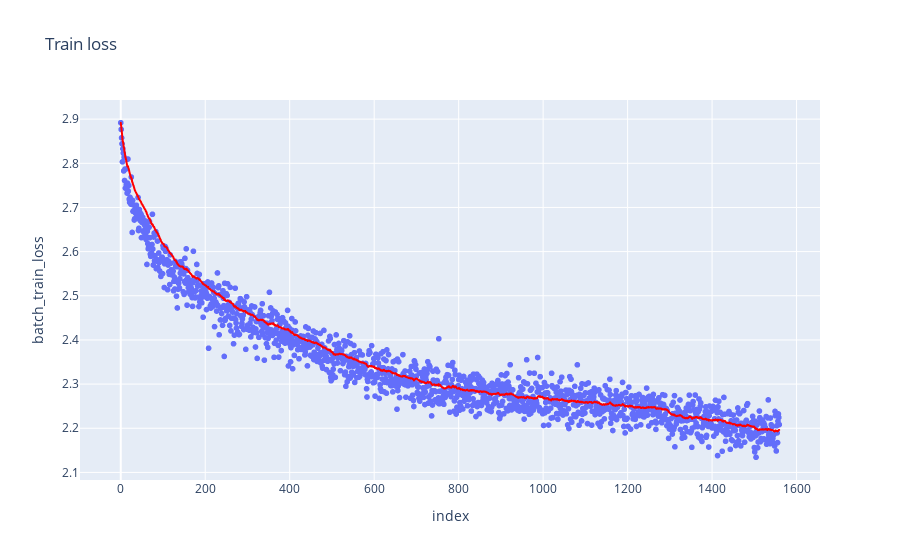
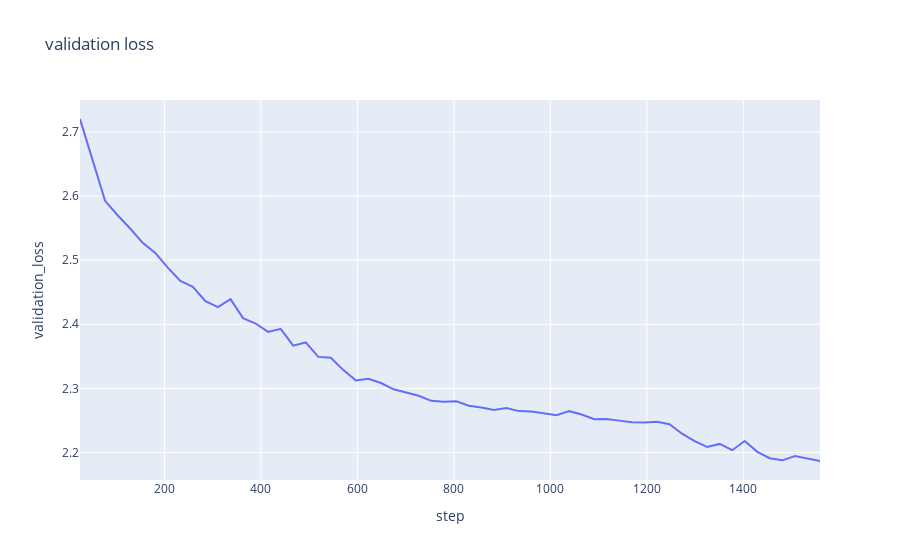

The notebook cell saved with these charts, in order:
### Code cell
px.scatter(
    training_metrics,
    y="batch_train_loss",
    trendline="ewm",
    trendline_options={"com": 30},
    trendline_color_override="red",
    title="Train loss",
).show()
px.line(
    training_metrics.query("validation_loss.notna()"),
    x="step",
    y="validation_loss",
    # trendline="ewm",
    # trendline_options={"com": 60},
    # trendline_color_override="red",
    title="validation loss",
)

### Figure 1 — Plotly figure (JSON) as saved in the notebook; plotly's stock layout.template omitted (floating-point values rounded to 4 significant figures; data arrays with more than 128 entries replaced by an {"elided": "..."} marker saying what was removed)
{"data": [{"hovertemplate": "index=%{x}<br>batch_train_loss=%{y}<extra></extra>", "legendgroup": "", "marker": {"color": "#636efa", "symbol": "circle"}, "mode": "markers", "name": "", "showlegend": false, "type": "scattergl", "x": {"elided": "1560 int values"}, "xaxis": "x", "y": {"elided": "1560 float values"}, "yaxis": "y"}, {"hovertemplate": "<b>Exponentially Weighted mean trendline</b><br><br>index=%{x}<br>batch_train_loss=%{y} <b>(trend)</b><extra></extra>", "legendgroup": "", "line": {"color": "red"}, "marker": {"color": "#636efa", "symbol": "circle"}, "mode": "lines", "name": "", "showlegend": false, "type": "scattergl", "x": {"elided": "1560 int values"}, "xaxis": "x", "y": {"elided": "1560 float values"}, "yaxis": "y"}], "layout": {"legend": {"tracegroupgap": 0}, "title": {"text": "Train loss"}, "xaxis": {"anchor": "y", "domain": [0, 1], "title": {"text": "index"}}, "yaxis": {"anchor": "x", "domain": [0, 1], "title": {"text": "batch_train_loss"}}}}

### Figure 2 — Plotly figure (JSON) as saved in the notebook; plotly's stock layout.template omitted (floating-point values rounded to 4 significant figures)
{"data": [{"hovertemplate": "step=%{x}<br>validation_loss=%{y}<extra></extra>", "legendgroup": "", "line": {"color": "#636efa", "dash": "solid"}, "marker": {"symbol": "circle"}, "mode": "lines", "name": "", "orientation": "v", "showlegend": false, "type": "scatter", "x": [25, 51, 77, 103, 129, 155, 181, 207, 233, 259, 285, 311, 337, 363, 389, 415, 441, 467, 493, 519, 545, 571, 597, 623, 649, 675, 701, 727, 753, 779, 805, 831, 857, 883, 909, 935, 961, 987, 1013, 1039, 1065, 1091, 1117, 1143, 1169, 1195, 1221, 1247, 1273, 1299, 1325, 1351, 1377, 1403, 1429, 1455, 1481, 1507, 1533, 1559], "xaxis": "x", "y": [2.72, 2.654, 2.592, 2.57, 2.549, 2.527, 2.511, 2.488, 2.468, 2.458, 2.436, 2.427, 2.439, 2.41, 2.401, 2.388, 2.393, 2.367, 2.372, 2.349, 2.348, 2.329, 2.312, 2.315, 2.308, 2.299, 2.293, 2.289, 2.281, 2.279, 2.28, 2.273, 2.27, 2.266, 2.27, 2.265, 2.264, 2.261, 2.258, 2.265, 2.259, 2.252, 2.252, 2.25, 2.247, 2.247, 2.248, 2.244, 2.229, 2.218, 2.209, 2.213, 2.204, 2.218, 2.201, 2.191, 2.188, 2.195, 2.19, 2.187], "yaxis": "y"}], "layout": {"legend": {"tracegroupgap": 0}, "title": {"text": "validation loss"}, "xaxis": {"anchor": "y", "domain": [0, 1], "title": {"text": "step"}}, "yaxis": {"anchor": "x", "domain": [0, 1], "title": {"text": "validation_loss"}}}}
